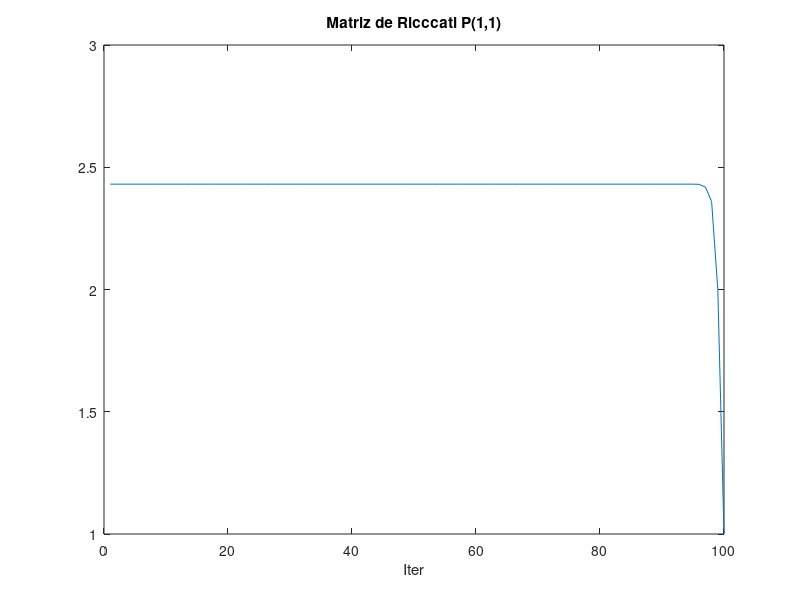
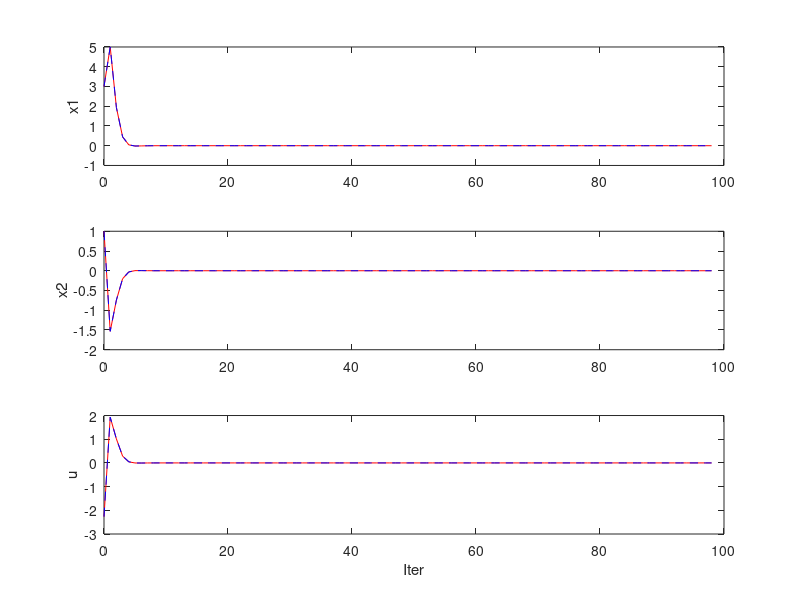
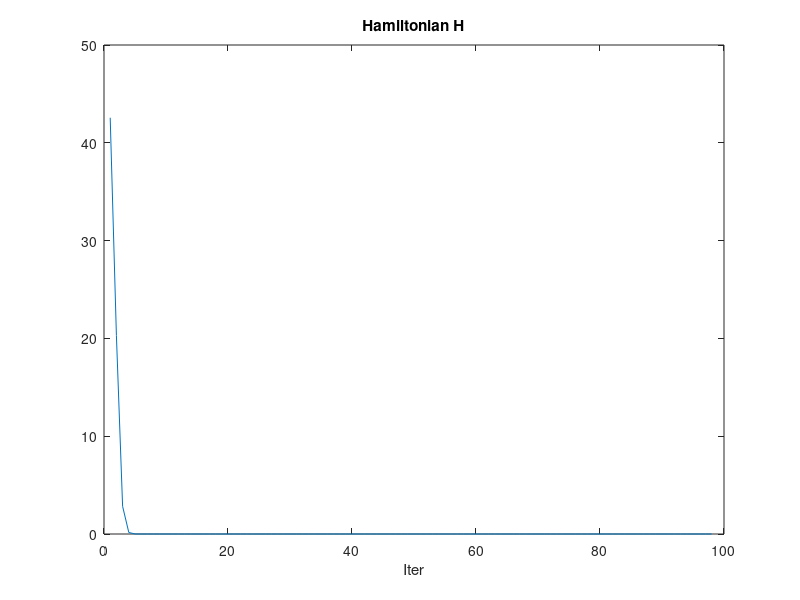

Reproduce these figures in MATLAB, in order.
% Este programa aplica control optimal a un
% sistema de tiempo discreto. Se resuelve la
% ecuacion de Riccati iterativamente.

clear;
clc;
close all;

A = [ 1  2
        0  3];      
  
B = [ 0
        2 ];

Q = [ 1  0
        0   0.5 ];
      
R = [ 1 ];
      
Pn = Q;

niter = 100;
P(:,:,niter) = Pn;
P11(niter,1) = Pn(1,1);

for k = (niter-1):-1:1
   Pk1 = P(:,:,k+1);
   P(:,:,k) = Q + A'*Pk1*A - A'*Pk1*B*inv(R+B'*Pk1*B)*B'*Pk1*A;
   P11(k,1) = P(1,1,k);   
end

figure(1);
plot(P11);
xlabel('Iter');
title('Matriz de Ricccati P(1,1)');

xini = [ 3
          1 ];
     
xast = [ 0
            0 ];
      
x =  xini;

for k = 1:(niter-1)
   x1(k,1) = x(1,1);
   x2(k,1) = x(2,1);
   Pk1 = P(:,:,k+1);  
   u(k,1) = -inv(R+B'*Pk1*B)*B'*Pk1*A*(x-xast);
   nk(k,1) = k-1;
   x = A*x + B*u(k,1);  
end

x =  xini;
P1 = P(:,:,1);
for k = 1:(niter-1)
   x1p(k,1) = x(1,1);
   x2p(k,1) = x(2,1);
   up(k,1) = -inv(R+B'*P1*B)*B'*P1*A*(x-xast);
   nk(k,1) = k-1;
   x = A*x + B*up(k,1);  
end

figure(2);
subplot(3,1,1);
plot(nk,x1,'-r',nk,x1p,'--b');
ylabel('x1');
subplot(3,1,2);
plot(nk,x2,'-r',nk,x2p,'--b');
ylabel('x2');
subplot(3,1,3);
plot(nk,u,'-r',nk,up,'--b');
ylabel('u');
xlabel('Iter');

for k = 1:(niter-2)
   xx  = [ x1(k,1)
             x2(k,1) ];
   xx1 = [ x1(k+1,1)
             x2(k+1,1) ];  
   Pk1 = P(:,:,k+1); 
   H(k,1) = 0.5*xx'*Q*xx + 0.5*u(k,1)*R*u(k,1) + xx1'*Pk1*xx1;
end

figure(3);
plot(H);
title('Hamiltonian H');
xlabel('Iter');
